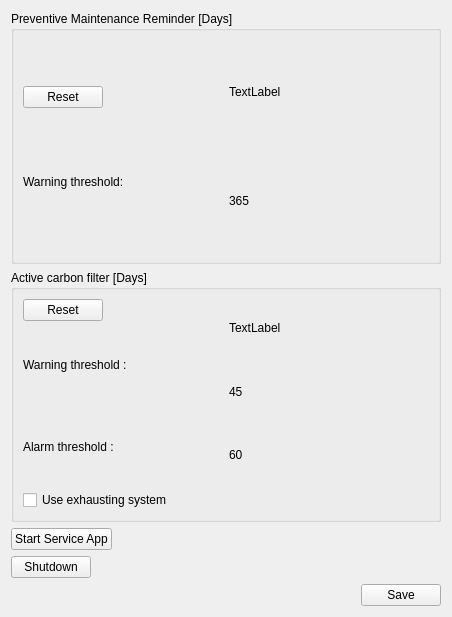
<?xml version="1.0" encoding="UTF-8"?>
<ui version="4.0">
 <class>Settings::CServiceSettingsWidget</class>
 <widget class="QWidget" name="Settings::CServiceSettingsWidget">
  <property name="geometry">
   <rect>
    <x>0</x>
    <y>0</y>
    <width>452</width>
    <height>617</height>
   </rect>
  </property>
  <property name="windowTitle">
   <string>Form</string>
  </property>
  <layout class="QVBoxLayout" name="verticalLayout_8">
   <item>
    <layout class="QVBoxLayout" name="verticalLayout_7">
     <item>
      <widget class="QGroupBox" name="groupBox">
       <property name="title">
        <string>Preventive Maintenance Reminder [Days]</string>
       </property>
       <layout class="QHBoxLayout" name="horizontalLayout_6">
        <item>
         <layout class="QVBoxLayout" name="verticalLayout_16">
          <item>
           <widget class="QPushButton" name="btnResetOperationHour">
            <property name="sizePolicy">
             <sizepolicy hsizetype="Maximum" vsizetype="Fixed">
              <horstretch>0</horstretch>
              <verstretch>0</verstretch>
             </sizepolicy>
            </property>
            <property name="text">
             <string>Reset</string>
            </property>
           </widget>
          </item>
          <item>
           <widget class="QLabel" name="label_2">
            <property name="maximumSize">
             <size>
              <width>16777215</width>
              <height>44</height>
             </size>
            </property>
            <property name="text">
             <string>Warning threshold:</string>
            </property>
           </widget>
          </item>
         </layout>
        </item>
        <item>
         <layout class="QVBoxLayout" name="verticalLayout_17">
          <item>
           <widget class="QLabel" name="labelResetOperationDate">
            <property name="text">
             <string>TextLabel</string>
            </property>
           </widget>
          </item>
          <item>
           <widget class="QLabel" name="label_3">
            <property name="minimumSize">
             <size>
              <width>0</width>
              <height>55</height>
             </size>
            </property>
            <property name="text">
             <string>365</string>
            </property>
           </widget>
          </item>
         </layout>
        </item>
       </layout>
      </widget>
     </item>
    </layout>
   </item>
   <item>
    <layout class="QVBoxLayout" name="verticalLayout_3">
     <property name="sizeConstraint">
      <enum>QLayout::SetFixedSize</enum>
     </property>
     <item>
      <widget class="QGroupBox" name="groupBox_2">
       <property name="minimumSize">
        <size>
         <width>0</width>
         <height>0</height>
        </size>
       </property>
       <property name="title">
        <string>Active carbon filter [Days]</string>
       </property>
       <layout class="QVBoxLayout" name="verticalLayout_15">
        <item>
         <layout class="QHBoxLayout" name="horizontalLayout_5">
          <item>
           <layout class="QVBoxLayout" name="verticalLayout_14">
            <item>
             <layout class="QVBoxLayout" name="verticalLayout_11">
              <item>
               <widget class="QPushButton" name="btnResetCarbonFilter">
                <property name="sizePolicy">
                 <sizepolicy hsizetype="Maximum" vsizetype="Fixed">
                  <horstretch>0</horstretch>
                  <verstretch>0</verstretch>
                 </sizepolicy>
                </property>
                <property name="text">
                 <string>Reset</string>
                </property>
               </widget>
              </item>
              <item>
               <widget class="QLabel" name="label_7">
                <property name="text">
                 <string>Warning threshold :</string>
                </property>
               </widget>
              </item>
              <item>
               <widget class="QLabel" name="label_9">
                <property name="text">
                 <string>Alarm threshold :</string>
                </property>
               </widget>
              </item>
             </layout>
            </item>
           </layout>
          </item>
          <item>
           <layout class="QVBoxLayout" name="verticalLayout_12">
            <item>
             <widget class="QLabel" name="labelResetCarbonFilterDate">
              <property name="text">
               <string>TextLabel</string>
              </property>
             </widget>
            </item>
            <item>
             <widget class="QLabel" name="labelWarningThreshold">
              <property name="text">
               <string>45</string>
              </property>
             </widget>
            </item>
            <item>
             <widget class="QLabel" name="labelAlarmThreshold">
              <property name="text">
               <string>60</string>
              </property>
             </widget>
            </item>
           </layout>
          </item>
         </layout>
        </item>
        <item>
         <widget class="QCheckBox" name="checkBoxUseExhaustSystem">
          <property name="text">
           <string>Use exhausting system</string>
          </property>
         </widget>
        </item>
       </layout>
      </widget>
     </item>
    </layout>
   </item>
   <item>
    <layout class="QVBoxLayout" name="verticalLayout">
     <property name="sizeConstraint">
      <enum>QLayout::SetFixedSize</enum>
     </property>
     <item>
      <layout class="QHBoxLayout" name="horizontalLayout_2">
       <item>
        <widget class="QPushButton" name="btnStartServiceApp">
         <property name="text">
          <string>Start Service App</string>
         </property>
        </widget>
       </item>
       <item>
        <spacer name="horizontalSpacer">
         <property name="orientation">
          <enum>Qt::Horizontal</enum>
         </property>
         <property name="sizeHint" stdset="0">
          <size>
           <width>40</width>
           <height>20</height>
          </size>
         </property>
        </spacer>
       </item>
      </layout>
     </item>
     <item>
      <layout class="QHBoxLayout" name="horizontalLayout_3">
       <item>
        <widget class="QPushButton" name="btnShutdown">
         <property name="text">
          <string>Shutdown</string>
         </property>
        </widget>
       </item>
       <item>
        <spacer name="horizontalSpacer_2">
         <property name="orientation">
          <enum>Qt::Horizontal</enum>
         </property>
         <property name="sizeHint" stdset="0">
          <size>
           <width>40</width>
           <height>20</height>
          </size>
         </property>
        </spacer>
       </item>
      </layout>
     </item>
    </layout>
   </item>
   <item>
    <layout class="QHBoxLayout" name="horizontalLayout_4">
     <item>
      <spacer name="horizontalSpacer_3">
       <property name="orientation">
        <enum>Qt::Horizontal</enum>
       </property>
       <property name="sizeHint" stdset="0">
        <size>
         <width>40</width>
         <height>2</height>
        </size>
       </property>
      </spacer>
     </item>
     <item>
      <widget class="QPushButton" name="btnSave">
       <property name="text">
        <string>Save</string>
       </property>
      </widget>
     </item>
    </layout>
   </item>
  </layout>
 </widget>
 <resources/>
 <connections/>
</ui>
